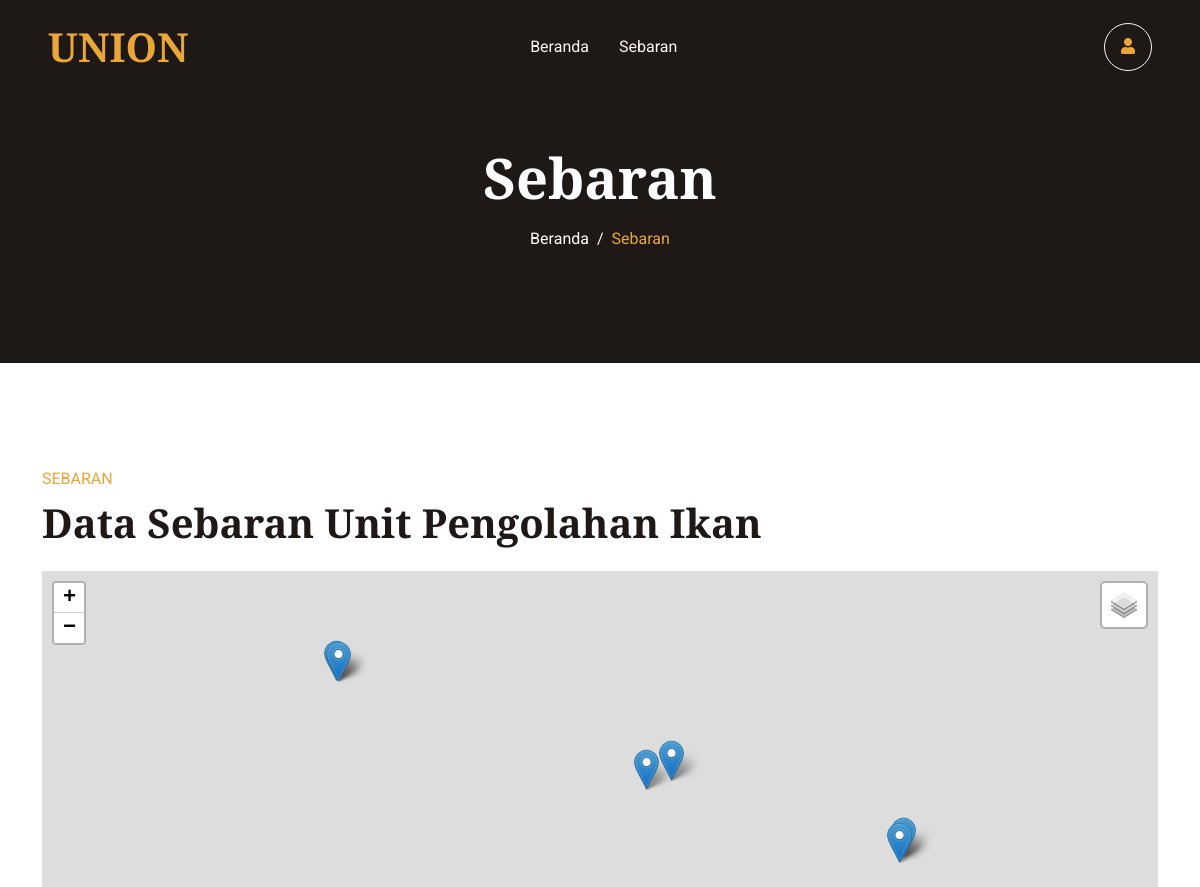
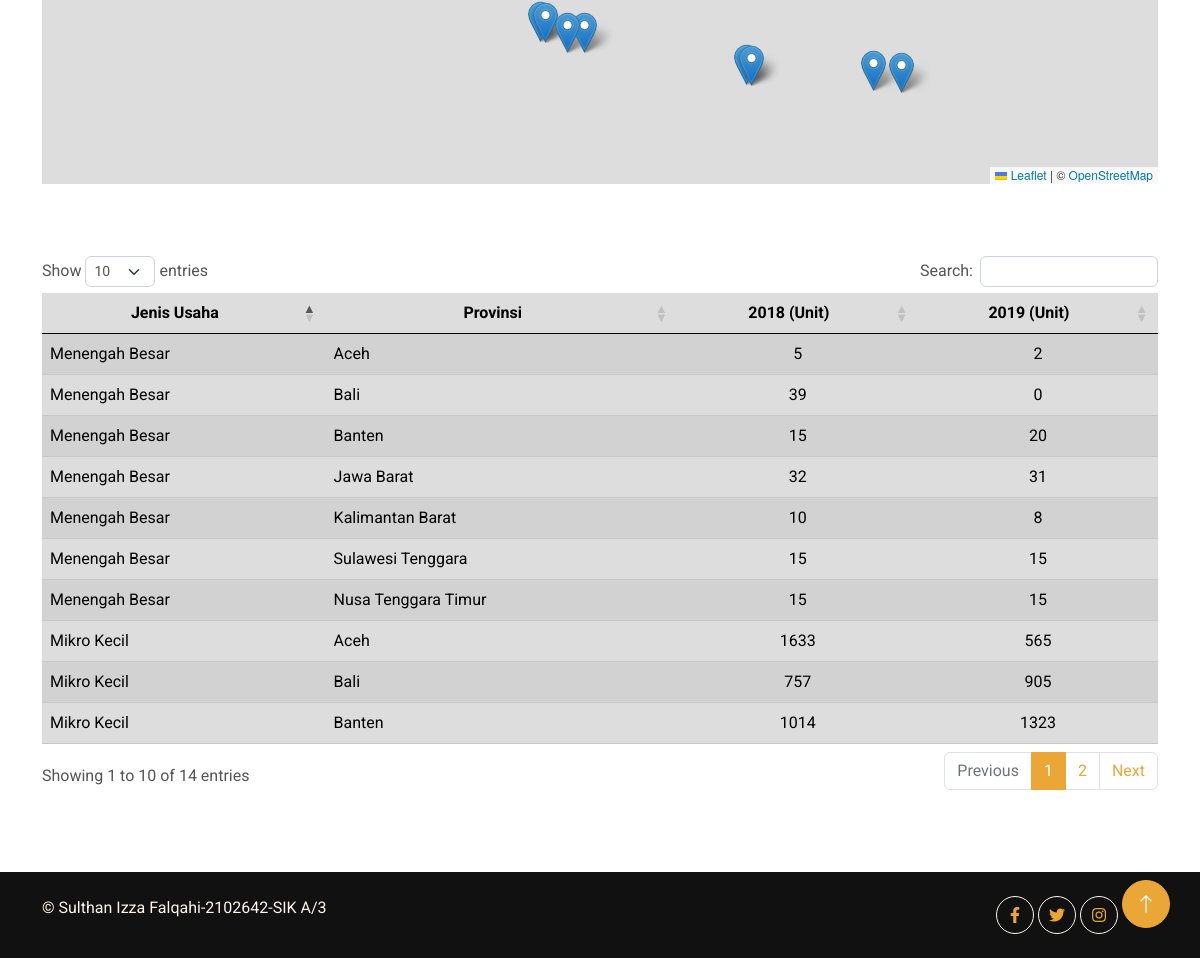
The app's page /index/ with its own data (2 pictures, top to bottom).
### pengolahan_app/models.py (models this page shows, shortened)
class Ikan(models.Model):
   provinsi = models.CharField(max_length=40)
   tahun18 = models.IntegerField(null=True)
   tahun19 = models.IntegerField(null=True)
   koordinat = models.CharField(max_length=100)
   detail = models.TextField()
   usaha_id = models.ForeignKey(Usaha, on_delete=models.CASCADE, null=True)

class Usaha(models.Model):
   nama = models.CharField(max_length=40)
   keterangan = models.TextField()
   def __str__(self):
      return self.nama

### pengolahan_app/views.py (the view)
# urls.py: path('index/', index),
def index(request):
    olah = Ikan.objects.all()
    data = {
        'Title' : "UNION || Sebaran",
        'olah' : olah,
    }
    return render(request, 'index.html', data)

### pengolahan_app/templates/index.html (shortened to what this page needs)
{% extends 'base.html' %}
{% load static %}
{% block content %}
<link rel="stylesheet" href="https://unpkg.com/leaflet@1.9.3/dist/leaflet.css"/>
<div  style="background-color: #1E1916;" class="container-fluid py-6 wow fadeIn" data-wow-delay="0.1s">
    <div class="container text-center pt-5 pb-3">
        <h1 class="display-4 text-white animated slideInDown mb-3">Sebaran</h1>
        <nav aria-label="breadcrumb animated slideInDown">
            <ol class="breadcrumb justify-content-center mb-0">
                <li class="breadcrumb-item animated slideInLeft"><a class="text-white" href="#">Beranda</a></li>
                <li class="breadcrumb-item text-primary active animated slideInLeft"  aria-current="page">Sebaran</li>
            </ol>
        </nav>
    </div>
</div>
<br><br><br><br>
<div class="container-xxl py-2">
    <div class="container">
        <div class="row g-5">
            <div class="col-lg-12 wow fadeInUp" data-wow-delay="0.1s">
                <p class="text-primary text-uppercase mb-2">SEBARAN</p>
                <h1 class="display-6 mb-4">Data Sebaran Unit Pengolahan Ikan</h1>
                <div class="col-md-12" data-aos="zoom-in" id="map">
                </div><br><br><br>
                <div class=" wow fadeInUp" data-wow-delay="0.3s" >
                <table class="table table-striped table-secondary wow fadeInUp" data-wow-delay="0.1s" id="example">
                <thead>
                  <tr>
                    <th scope="col" style="text-align:center;">Jenis Usaha</th>
                    <th scope="col" style="text-align:center;">Provinsi</th>
                    <th scope="col" style="text-align:center;">2018 (Unit)</th>
                    <th scope="col" style="text-align:center;">2019 (Unit)</th>
                  </tr>
                </thead>
                <tbody>
              {% for ikan in olah %}
            <tr style="text-align:center;" >
                <td style="text-align:start;" >{{ ikan.usaha_id }}</td>
                <td style="text-align:start;" >{{ ikan.provinsi }}</td>
                <td>{{ ikan.tahun18 }}</td>
                <td>{{ ikan.tahun19 }}</td>
            </tr>
            {% endfor %}
        </tbody>
              </table>
            </div>
            </div>
            </div>
        </div>
    </div>
<br><br><br>
{% endblock %}

### staticfiles_build/static/css/style.css (style rules this page uses)
:root { --primary: #EAA636; --secondary: #545454; --light: #FDF5EB; --dark: #1E1916; }
.py-6 { padding-top: 6rem; padding-bottom: 6rem; }
.breadcrumb-item+.breadcrumb-item::before { color: var(--light); }

### templates/base.html (style rules this page uses)
html, body { height: 100%; margin: 0; }
#map { height: 500px; width: 100%; max-width: 100%; max-height: 100%; }

### pengolahan_app/templates/index.html (style rules this page uses)
html, body { height: 100%; margin: 0; }
#map { height: 500px; width: 100%; max-width: 100%; max-height: 100%; }

### records on screen
Ikan: usaha_id "Menengah Besar", provinsi "Aceh", tahun18 "5", tahun19 "2"
Ikan: usaha_id "Mikro Kecil", provinsi "Aceh", tahun18 "1633", tahun19 "565"
Ikan: usaha_id "Menengah Besar", provinsi "Bali", tahun18 "39", tahun19 "0"
Ikan: usaha_id "Mikro Kecil", provinsi "Bali", tahun18 "757", tahun19 "905"
Ikan: usaha_id "Menengah Besar", provinsi "Banten", tahun18 "15", tahun19 "20"
Ikan: usaha_id "Mikro Kecil", provinsi "Banten", tahun18 "1014", tahun19 "1323"
Ikan: usaha_id "Menengah Besar", provinsi "Jawa Barat", tahun18 "32", tahun19 "31"
Ikan: usaha_id "Menengah Besar", provinsi "Kalimantan Barat", tahun18 "10", tahun19 "8"
Ikan: usaha_id "Menengah Besar", provinsi "Sulawesi Tenggara", tahun18 "15", tahun19 "15"
Ikan: usaha_id "Menengah Besar", provinsi "Nusa Tenggara Timur", tahun18 "15", tahun19 "15"
